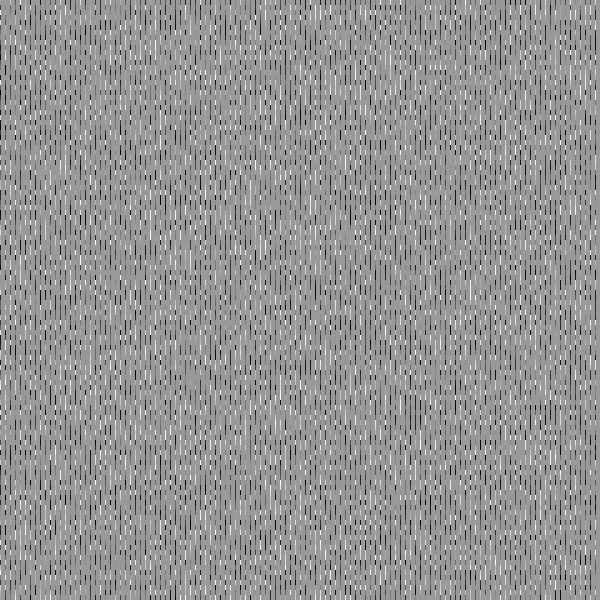
Frame 1 (no input)
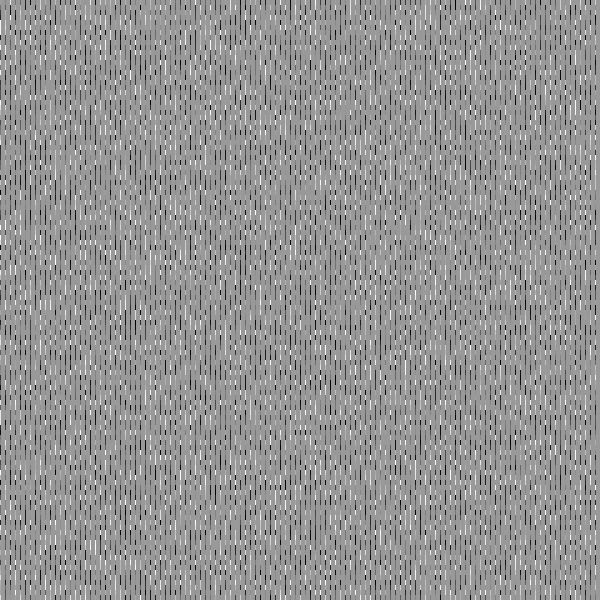
Frame 60 (the mouse pressed at the canvas centre just before this capture)
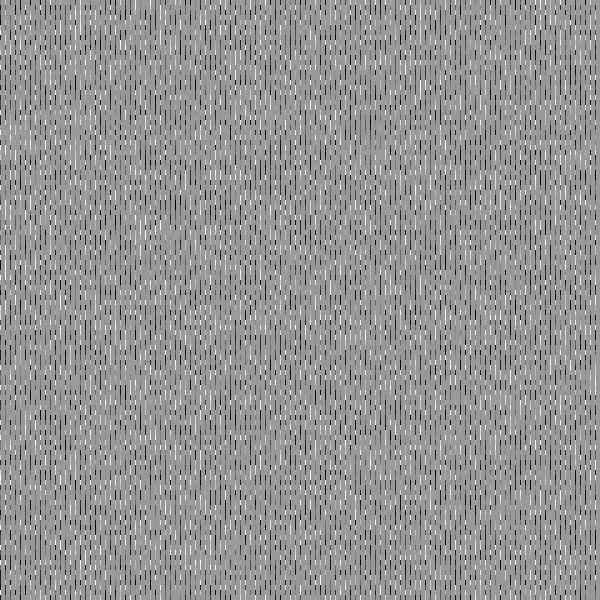
Frame 120 (the mouse held since frame 60 and released just before this capture)

The Processing sketch that drew these frames (run headless with seeded random() and noise(); from frame 60 on, the mouse is pressed at the canvas centre):

// Processing sketch: D05_05_Static_Rain
// ── D05_05_Static_Rain.pde
void setup(){
size(600,600);
background(#999999);
frameRate(20);
}

//run and experiemtn with this for 2nd skec

void draw(){
for (int x=0;x<width;x+=5)
  {
    for(int y=0;y<width;y+=5)
    {
      noStroke();
      fill(random(255));
      rect(x,y,1,100);
    }
  }
  rect(width,height/5,100,100);
  fill(0);
}
